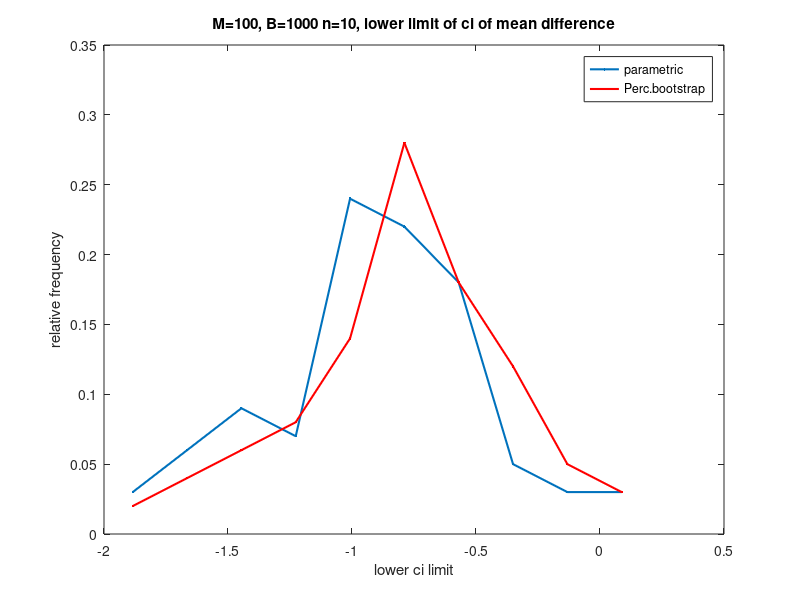
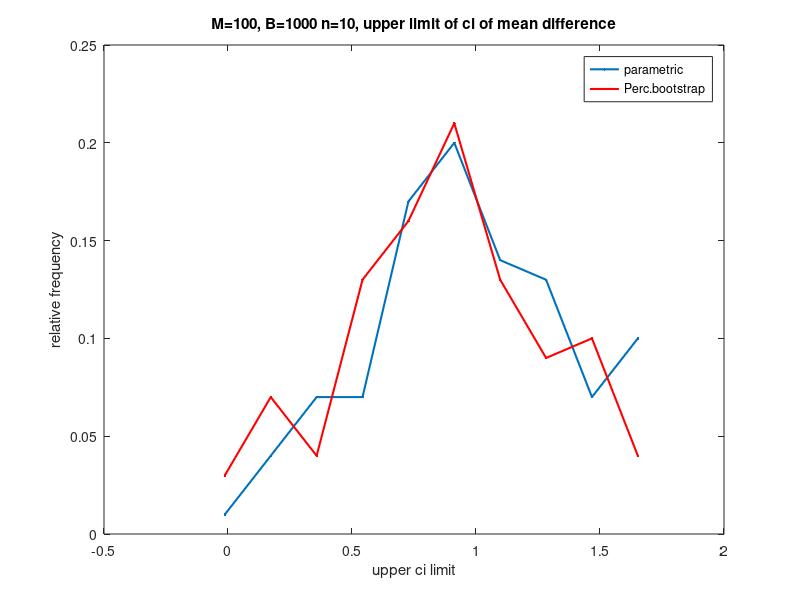

The MATLAB script that drew these images, in order:
% Exercise 9 of Chp.3
% Comparison of percentile bootstrap and parametric confidence interval of
% mean difference. 
clear all
n = 10;
mux = 0;
sigmax = 1;
m = 10;
muy = 0.0;
sigmay = 1;
M = 100;
B = 1000;
alpha = 0.05;
dosquare = 0; % If 1, do square transform first
nbin = 10;

% rng(1);
% Generation of all M samples
xM = mux*ones(n,M) + sigmax*ones(n,M).*randn(n,M);
yM = muy*ones(m,M) + sigmay*ones(m,M).*randn(m,M);
if dosquare
    xM = xM.^2;
    yM = yM.^2;
end
xmV = mean(xM)';
xsdV = std(xM)';
ymV = mean(yM)';
ysdV = std(yM)';
cidmxM = NaN(M,4); % the two first are the limits of parametric ci for mean  
              % difference, the other two for the percentile bootstrap ci 
              % for mean difference
klower = floor((B+1)*alpha/2);
kup = B+1-klower;
tailpercV = [klower kup]*100/B;
tcrit = tinv(1-alpha/2,n+m-2);
diffmeanF = @(x1,x2) mean(x1)-mean(x2);
for iM = 1:M
    % Parametric confidence interval (ci) for mean difference
    dmx = xmV(iM) - ymV(iM);
    vardxt = (xsdV(iM)^2*(n-1)+ysdV(iM)^2*(m-1)) / (n+m-2);
    sddxt = sqrt(vardxt);
    mdxterr = tcrit * sddxt * sqrt(1/n+1/m);
    cidmxM(iM,1:2) = [dmx-mdxterr dmx+mdxterr];
    % Percentile bootstrap ci for mean
    bootdmxV = NaN(B,1);
    for iB=1:B
        rV = unidrnd(n,n,1);
        xbV = xM(rV,iM);
        rV = unidrnd(m,m,1);
        ybV = yM(rV,iM);
        bootdmxV(iB) = mean(xbV)-mean(ybV);
    end
    cidmxM(iM,3:4) = prctile(bootdmxV,tailpercV);
end
% For min
mxmin = min(min(cidmxM(:,[1 3])));
mxmax = max(max(cidmxM(:,[1 3])));
xcenterV = linspace(mxmin,mxmax,nbin+1);
xcenterV = xcenterV(1:nbin)+0.5*(xcenterV(2)-xcenterV(1));
parNx = hist(cidmxM(:,1),xcenterV);
bootNx = hist(cidmxM(:,3),xcenterV);
figure(1)
clf
plot(xcenterV,parNx/M,'.-','linewidth',1.5)
hold on
plot(xcenterV,bootNx/M,'.-r','linewidth',1.5)
xlabel('lower ci limit')
ylabel('relative frequency')
title(sprintf('M=%d, B=%d n=%d, lower limit of ci of mean difference',M,B,n))
legend('parametric','Perc.bootstrap','Location','Best')

% For max
mxmin = min(min(cidmxM(:,[2 4])));
mxmax = max(max(cidmxM(:,[2 4])));
xcenterV = linspace(mxmin,mxmax,nbin+1);
xcenterV = xcenterV(1:nbin)+0.5*(xcenterV(2)-xcenterV(1));
parNx = hist(cidmxM(:,2),xcenterV);
bootNx = hist(cidmxM(:,4),xcenterV);
figure(2)
clf
plot(xcenterV,parNx/M,'.-','linewidth',1.5)
hold on
plot(xcenterV,bootNx/M,'.-r','linewidth',1.5)
xlabel('upper ci limit')
ylabel('relative frequency')
title(sprintf('M=%d, B=%d n=%d, upper limit of ci of mean difference',M,B,n))
legend('parametric','Perc.bootstrap','Location','Best')

iparV = find(cidmxM(:,1)<0 & cidmxM(:,2)>0);
ibootV = find(cidmxM(:,3)<0 & cidmxM(:,4)>0);
fprintf('Coverage probability of %1.3f%% parametric ci of muX-muY = %1.3f \n',...
    (1-alpha)*100,length(iparV)/M); 
fprintf('Coverage probability of %1.3f%% percentile bootstrap ci of muX-muY = %1.3f \n',...
    (1-alpha)*100,length(ibootV)/M); 


